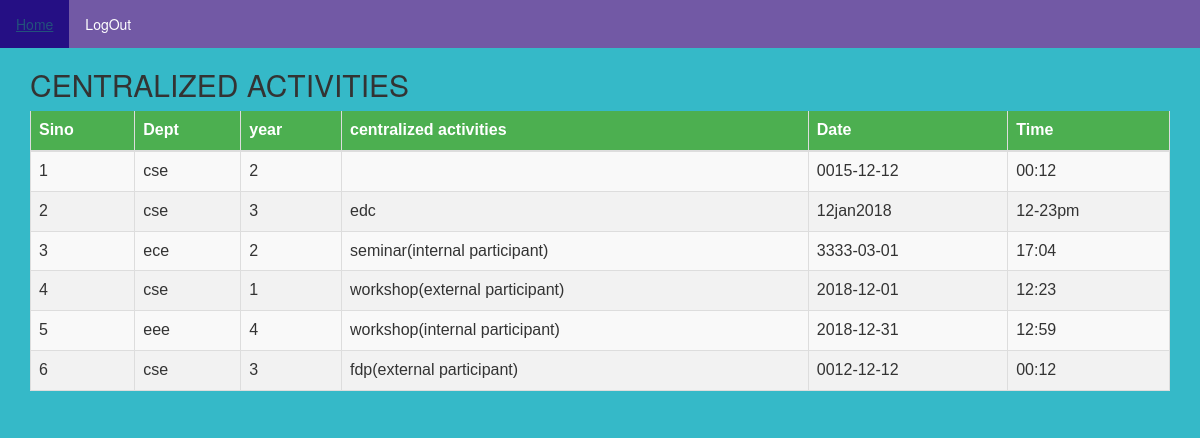
The app's page /cview.php with its own data.
### tables this page shows
CREATE TABLE `ca` (
  `cid` int(190) NOT NULL,
  `department` varchar(50) NOT NULL,
  `year` int(100) NOT NULL,
  `centralized activities` varchar(40) NOT NULL,
  `date` varchar(30) NOT NULL,
  `time` varchar(60) NOT NULL
);

### cview.php (the view, shortened to what this page needs)
<html lang="en">
<head>
  <link rel="stylesheet" href="https://maxcdn.bootstrapcdn.com/bootstrap/3.3.7/css/bootstrap.min.css">
 </head>
 <body>
<ul>
<li><a href="AllViewedit.html">Home</a></li>
<li><a href="logout.php">LogOut</a></li>
</ul>
<div class="container">
  <h2>CENTRALIZED ACTIVITIES</h2>
  <table class="table table-striped">
    <thead>
      <tr>
        <th>Sino</th>
        <th>Dept</th>
	<th>year</th>
        <th>centralized activities</th>
	<th>Date</th>
	<th>Time</th>
      </tr>
    </thead>
    <tbody>
      <tr>
<?php
 include 'db1.php';
$r=mysqli_query($c,"select * from ca");
while ($row=mysqli_fetch_row($r))
{
echo "<td>".$row[0]."</td>";
echo "<td>".$row[1]." </td>";
echo "<td> ".$row[2]."</td>";
echo "<td> ".$row[3]."</td>";
echo "<td> ".$row[4]."</td>";
echo "<td> ".$row[5]."</td>";
echo  "</tr>";
}
?>
    </tbody>
  </table>
</div>
</body>
</html>

### cview.php (style rules this page uses)
body { background: #2db7c6f5; }
ul { list-style-type: none; margin: 0; padding: 0; overflow: hidden; background-color: #893699ba; }
li { float: left; }
li a { display: inline-block; color: white; text-align: center; padding: 14px 16px; text-decoration: none; }
table { font-family: "Trebuchet MS", Arial, Helvetica, sans-serif; border-collapse: collapse; width: 100%; }
td,th { border: 1px solid #ddd; padding: 8px; }
tr { background-color: #f2f2f2; }
th { padding-top: 12px; padding-bottom: 12px; text-align: left; background-color: #4CAF50; color: white; }

### records on screen
ca: cid "1", department "cse", year "2", date "0015-12-12", time "00:12"
ca: cid "2", department "cse", year "3", centralized activities "edc", date "12jan2018", time "12-23pm"
ca: cid "3", department "ece", year "2", centralized activities "seminar(internal participant)", date "3333-03-01", time "17:04"
ca: cid "4", department "cse", year "1", centralized activities "workshop(external participant)", date "2018-12-01", time "12:23"
ca: cid "5", department "eee", year "4", centralized activities "workshop(internal participant)", date "2018-12-31", time "12:59"
ca: cid "6", department "cse", year "3", centralized activities "fdp(external participant)", date "0012-12-12", time "00:12"
